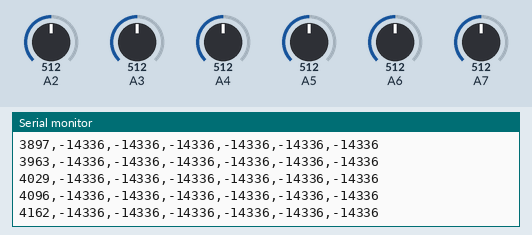
Recording of a sketch running on a simulated Arduino Nano, built with avr-gcc and run on an emulated ATmega328P. Parts: the last lines printed to the serial monitor. The inputs (shaded band) are chosen by the test bench; at power-on: A2 = 512, A3 = 512, A4 = 512, A5 = 512, A6 = 512, A7 = 512.

Above: at 4.2 s.
4.3 s: A2 set to 639
At 4.36 s:
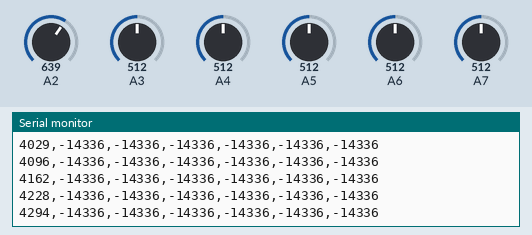
7.3 s: A2 set to 658
At 7.33 s:
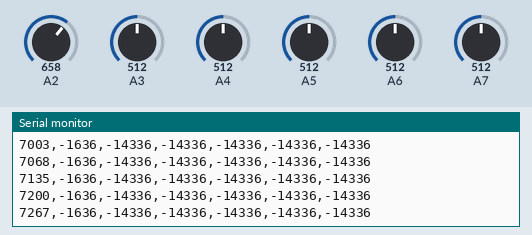
8.8 s: A2 set to 739
At 8.85 s:
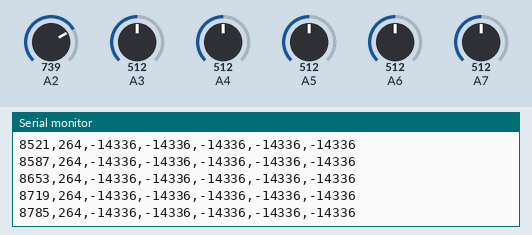
10.3 s: A2 set to 773
At 10.3 s:
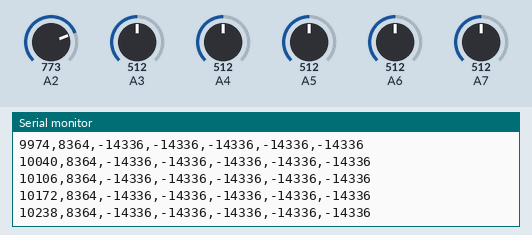
Timing chart, 0 to 13.3 s (numbered marks = the images above; inputs shaded):
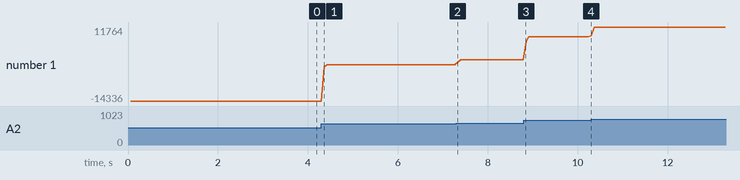

The sketch:

Phototransistor.ino
```cpp
int resist_sum_1 = 0;
int resist_sum_2 = 0;
int resist_sum_3 = 0;
int resist_sum_4 = 0;
int resist_sum_5 = 0;
int resist_sum_6 = 0;

int sampling = 100;

void setup() {
  // put your setup code here, to run once:
  pinMode(A2, INPUT);
  pinMode(A3, INPUT);
  pinMode(A4, INPUT);
  pinMode(A5, INPUT);
  pinMode(A6, INPUT);
  pinMode(A7, INPUT);
  Serial.begin(9600);
}

void loop() {
  // put your main code here, to run repeatedly:
  // int photo_resist_1 = analogRead(A5);
  // int photo_resist_2 = analogRead(A6);

  for(int i=0;i<sampling;i++){
    int photo_resist_1 = analogRead(A2);
    int photo_resist_2 = analogRead(A3);
    int photo_resist_3 = analogRead(A4);
    int photo_resist_4 = analogRead(A5);
    int photo_resist_5 = analogRead(A6);
    int photo_resist_6 = analogRead(A7);
    resist_sum_1 += photo_resist_1;
    resist_sum_2 += photo_resist_2;
    resist_sum_3 += photo_resist_3;
    resist_sum_4 += photo_resist_4;
    resist_sum_5 += photo_resist_5;
    resist_sum_6 += photo_resist_6;
  }

  Serial.print(millis());
  Serial.print(",");
  Serial.print(resist_sum_1);
  Serial.print(",");
  Serial.print(resist_sum_2);
  Serial.print(",");
  Serial.print(resist_sum_3);
  Serial.print(",");
  Serial.print(resist_sum_4);
  Serial.print(",");
  Serial.print(resist_sum_5);
  Serial.print(",");
  Serial.println(resist_sum_6);
  resist_sum_1 = 0;
  resist_sum_2 = 0;
  resist_sum_3 = 0;
  resist_sum_4 = 0;
  resist_sum_5 = 0;
  resist_sum_6 = 0;
}
```

Measured:
- plotted number 1: -1636 → 264 after the input at 7.3 s, 264 → 8364 after the input at 8.8 s
